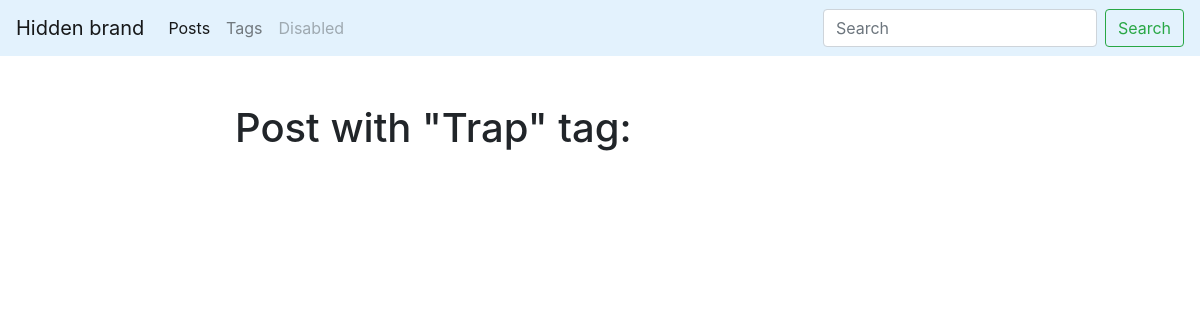
Page /blog/tag/trap on the earlier database version.
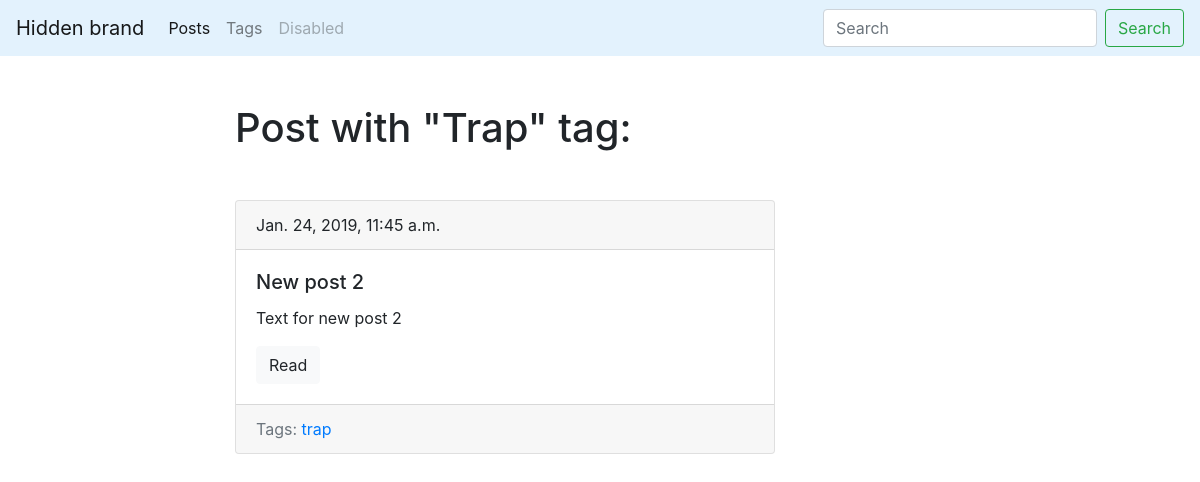
Same page on the later database version.
### blog/models.py (models this page shows, shortened)
class Tag(models.Model):
    title = models.CharField(max_length=50)
    slug = models.SlugField(max_length=50, unique=True)
    def get_absolute_url(self):
        return reverse('tag_detail_url', kwargs={'slug': self.slug})

class Post(models.Model):
    title = models.CharField(max_length=150, db_index=True)
    slug = models.SlugField(max_length=150, blank=True, unique=True)
    body = models.TextField(blank=True, db_index=True)
    date_pub = models.DateTimeField(auto_now_add=True)
    tags = models.ManyToManyField('Tag', blank=True, related_name='posts')
    def get_absolute_url(self):
        return reverse('post_detail_url', kwargs={'slug': self.slug})

### blog/views.py (the view)
# urls.py: path('tag/<str:slug>', TagDetail.as_view(), name='tag_detail_url'),
class TagDetail(ObjectDetailMixin, View):
    model = Tag
    template = 'blog/tag_detail.html'

### blog/utils.py (called while the page is built)
    def get(self, request, slug):
        obj = get_object_or_404(self.model, slug__iexact=slug)
        return render(
            request,
            self.template,
            context={self.model.__name__.lower(): obj}
        )

### blog/templates/blog/tag_detail.html (shortened to what this page needs)
{% extends 'blog/base_blog.html' %}
{% block content %}
    <h1 class="mb-5">Post with "{{ tag.title|title }}" tag:</h1>
    {% for post in tag.posts.all %}
        {% include 'blog/includes/post_card_template.html' %}
    {% endfor %}
{% endblock %}

### blog/templates/blog/base_blog.html
{% extends 'base.html' %}

### templates/base.html (shortened to what this page needs)
<!DOCTYPE html>
<html lang="en">
<head>
    <link rel="stylesheet"
          href="https://stackpath.bootstrapcdn.com/bootstrap/4.2.1/css/bootstrap.min.css"
>
</head>
<body>
<nav class="navbar navbar-expand-lg navbar-light" style="background-color: #e3f2fd;">
    <div class="collapse navbar-collapse" id="navbarTogglerDemo01">
        <a class="navbar-brand" href="#">Hidden brand</a>
        <ul class="navbar-nav mr-auto mt-2 mt-lg-0">
            <li class="nav-item active">
                <a class="nav-link" href="{% url 'post_list_url' %}">Posts</a>
            </li>
            <li class="nav-item">
                <a class="nav-link" href="{% url 'tags_list_url' %}">Tags</a>
            </li>
            <li class="nav-item">
                <a class="nav-link disabled" href="#" tabindex="-1"
                   aria-disabled="true">Disabled</a>
            </li>
        </ul>
        <form class="form-inline my-2 my-lg-0">
            <input class="form-control mr-sm-2" type="search"
                   placeholder="Search" aria-label="Search">
            <button class="btn btn-outline-success my-2 my-sm-0" type="submit">
                Search
            </button>
        </form>
    </div>
</nav>
<div class="container mt-5">
    <div class="row">
        <div class="col-6 offset-md-2">
            {% block content %}{% endblock %}
        </div>
    </div>
</div>
</body>
</html>

### blog/templates/blog/includes/post_card_template.html
<div class="card mb-4">
    <div class="card-header">
        {{ post.date_pub }}
    </div>
    <div class="card-body">
        <h5 class="card-title">
            {{ post.title }}
        </h5>
        <p class="card-text">
            {{ post.body|truncatewords:15 }}
        </p>
        <a href="{{ post.get_absolute_url }}" class="btn btn-light">Read</a>
    </div>
    <div class="card-footer text-muted">
    Tags:
        {% for tag in post.tags.all %}
            <a href="{{ tag.get_absolute_url }}">{{ tag.title }}</a>
        {% endfor %}
    </div>
</div>

Differences in the rows shown:
added Post: date_pub "Jan. 24, 2019, 11:45 a.m.", title "New post 2", body "Text for new post 2", Tag (title "trap")
